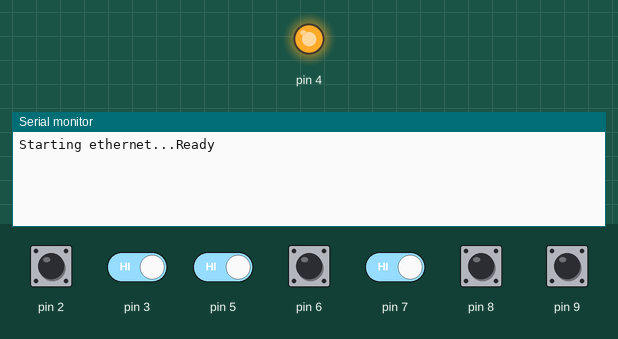
Bench run of a sketch on a simulated Arduino Uno, built with avr-gcc and run on an emulated ATmega328P. Parts: output pins drawn as LEDs (lit = HIGH), the last lines printed to the serial monitor. The inputs (shaded band) are chosen by the test bench; at power-on: pin 2, pin 3, pin 5–9 HIGH. WiFi joins after 1.5 s; servers stay silent unless stated; uploads are accepted with an empty reply.

Above: at 3.2 s.
3.3 s: pin 2 pulled LOW for 0.15 s
At 4.5 s:
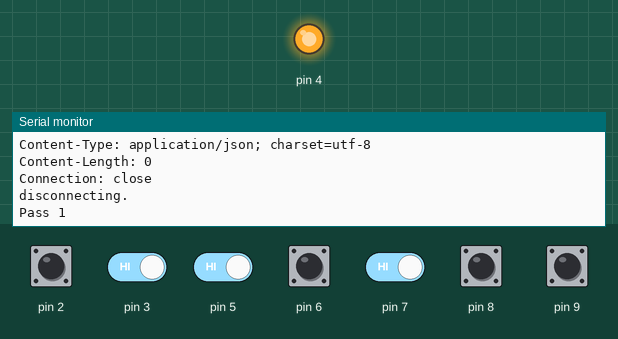
4.9 s: pin 3 driven LOW and pin 5 driven LOW
7.9 s: pin 6 pulled LOW for 1 s
10.4 s: pin 2 driven LOW and pin 7 driven LOW
At 14.17 s:
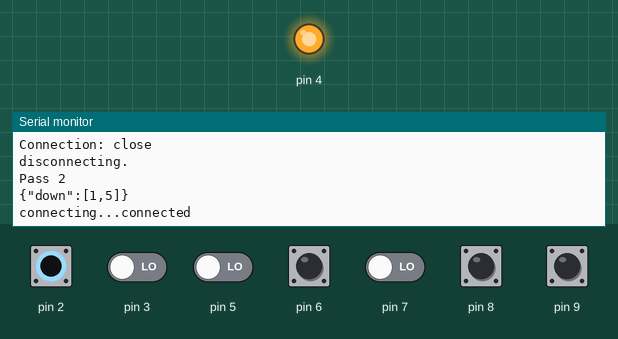

The sketch:

_100-most-button-signal.ino
```cpp
/*
   Web client sketch for IDE v1.0.1 and w5100/w5200
   Uses POST method.
   Posted November 2012 by SurferTim
*/

/*
 * Web Client POST method request (Ethernet.h)
 * https://playground.arduino.cc/Code/WebClient
 *
 * Arduino Ethernet Shield W5100
 * https://detail.tmall.com/item.htm?spm=a230r.1.14.6.180651137c6SBp&id=38628268194&cm_id=140105335569ed55e27b&abbucket=1
 *
 * Modified by Christopher Wong and Wong Chun Hoi
 */


 /* includes */

#include <SPI.h>
#include <Ethernet.h>

#include "MyButton.h"

/* end of includes */


/* networking params */

//const byte mac[] = {
//  0xDE, 0xAD, 0xBE, 0xEF, 0xFE, 0xED };
uint8_t mac[] = {
  0xDE, 0xAD, 0xBE, 0xEF, 0xFE, 0xED };

//Change to your server domain
//const char serverName[] = "www.mydomain.com";
//const char serverName[] = "localhost";
//const char serverName[] = "54.251.190.138";
const char serverName[] = "172.20.0.11";

// change to your server's port
//const int serverPort = 8080;
const int serverPort = 80;

// change to the pathName on that server
//const char pathName[] = "/api/test";
const char pathName[] = "/print.php";

const int delayInMillisAfterEveryDown = 5000;

/* end of networking params */


/* global variables for networking */

EthernetClient client;
int totalCount = 0;
// insure data is big enough to hold your variables
char data[64];

/* end of global variables for networking */


/* button params */

const MySimpleButtonStruct simpleButtonStructs[] = {
  { 1, "a", 2 },
  { 2, "b", 3 },
  { 3, "c", 5 },
  { 4, "d", 6 },
  { 5, "e", 7 },
  { 6, "f", 8 },
  { 7, "g", 9 }
};

const int NUM_OF_BUTTONS = sizeof(simpleButtonStructs) / sizeof(MySimpleButtonStruct);

MyButton buttons[NUM_OF_BUTTONS];

/* end of button params */


/* timer params */

//// set this to the number of milliseconds delay
//// this is 30 seconds
//#define delayMillis 30000UL
//
//unsigned long thisMillis = 0;
//unsigned long lastMillis = 0;

/* end of timer params */


void setup() {
  Serial.begin(9600);

  // disable SD SPI
  pinMode(4, OUTPUT);
  digitalWrite(4, HIGH);

  Serial.print(F("Starting ethernet..."));

//  if(!Ethernet.begin(mac)) Serial.println(F("failed"));
//  else Serial.println(Ethernet.localIP());

  // specify ip if dhcp not available
  IPAddress myIp(172, 20, 0, 12);
  Ethernet.begin(mac, myIp);

  delay(2000);
  Serial.println(F("Ready"));

  initializeButtons(buttons);
}

void loop() {
  // If using a static IP, comment out the next line
  Ethernet.maintain();

//  thisMillis = millis();
//
//  if(thisMillis - lastMillis > delayMillis)
//  {
//    lastMillis = thisMillis;
//  }

  //sendButtonSignalToServer(getButtonClicked());

  //sendButtonSignalToServer(buttons);

  bool isAnyButtonDown = false;
  getAndSendButtonStates(buttons, &isAnyButtonDown);

  // if there is a button down
  // disable further button press for a time interval
  if (isAnyButtonDown)
  {
    delay(delayInMillisAfterEveryDown);
  }
}


/* testing sendButtonSignalToServer using input from Serial */

//int getButtonClicked() {
//  int inChar = -1;
//  if (Serial.available() > 0) {
//    inChar = Serial.read();
//    Serial.println(inChar);
//  }
//  return convertAsciiValueToNumberCharacter(inChar);
//}
//
//int convertAsciiValueToNumberCharacter(int asciiValue) {
//  // 48 = 0 in ASCII
//  return asciiValue - 48;
//}

//void sendButtonSignalToServer(int btnId) {
//  if (btnId > 0 && btnId < 8) {
//    sprintf(data, "{\"btnPressed\": %d}", btnId);
//    if(!postJson(serverName,serverPort,pathName,data)) Serial.print(F("Fail "));
//    else Serial.print(F("Pass "));
//    totalCount++;
//    Serial.println(totalCount,DEC);
//  }
//}

/* end of testing sendButtonSignalToServer using input from Serial */


void initializeButtons(MyButton buttons[]) {
  for (int i = 0; i < NUM_OF_BUTTONS; i++) {
    buttons[i].Initialize(simpleButtonStructs[i]);
  }
}

void getAndSendButtonStates(MyButton buttons[], bool* isAnyButtonDown) {
  buttonsDigitalRead(buttons);
  sendButtonSignalToServer(buttons, isAnyButtonDown);
}

void buttonsDigitalRead(MyButton buttons[]) {
  for (int i = 0; i < NUM_OF_BUTTONS; i++) {
    buttons[i].myDigitalRead();
//    if (buttons[i].getName() == "g") {
//      bool dummy;
//      Serial.println(buttons[i].getStateStr(&dummy));
//    }
  }
}

void sendButtonSignalToServer(MyButton buttons[], bool* isAnyButtonDown) {
  String jsonStr;

//  jsonStr = constructAllButtonsJsonData(buttons);
//  Serial.println(jsonStr);

  jsonStr = constructDownButtonsJsonData(buttons, isAnyButtonDown);
//  sprintf(data, jsonStr.c_str());
//  Serial.println(data);

  if (*isAnyButtonDown) {
      sprintf(data, jsonStr.c_str());
      Serial.println(data);
    if (!postJson(serverName, serverPort, pathName, data)) {
      Serial.print(F("Fail "));
    } else {
      Serial.print(F("Pass "));
    }
    totalCount++;
    Serial.println(totalCount, DEC);
  }
}

String constructDownButtonsJsonData(MyButton buttons[], bool* isAnyButtonDown) {
  String delimiter = ",";
  String json = "{\"down\":[";
  for (int i = 0; i < NUM_OF_BUTTONS; i++) {
    MyButton myBtn = buttons[i];
    if (myBtn.getState() == MyButton::Down) {
      json += String(myBtn.getId()) + delimiter;
      *isAnyButtonDown = true;
    }
  }
  // remove trailing delimiter
  if (json.indexOf(delimiter) > 0) {
    json.remove(json.length() - delimiter.length());
  }
  json += "]}";
  return json;
}

String constructAllButtonsJsonData(MyButton buttons[]) {
  String json = "{";
  for (int i = 0; i < NUM_OF_BUTTONS; i++) {
    MyButton myBtn = buttons[i];
    json += "\"" + myBtn.getName() + "\":" + myBtn.getStateStr() + ",";
  }
  json += "}";
  return json;
}

byte postJson(const char* domainBuffer, int thisPort, const char* path, const char* jsonData) {
  int inChar;
  char outBuf[64];

  Serial.print(F("connecting..."));

  if(client.connect(domainBuffer,thisPort) == 1)
  {
    Serial.println(F("connected"));

    // send the header
    sprintf(outBuf,"POST %s HTTP/1.1",path);
    client.println(outBuf);
    sprintf(outBuf,"Host: %s",domainBuffer);
    client.println(outBuf);
    client.println(F("Connection: close\r\nContent-Type: application/json"));
    sprintf(outBuf,"Content-Length: %u\r\n",strlen(jsonData));
    client.println(outBuf);

    // send the body (variables)
    client.print(jsonData);
  }
  else
  {
    Serial.println(F("failed"));
    return 0;
  }

  int connectLoop = 0;

  while(client.connected())
  {
    while(client.available())
    {
      inChar = client.read();
      Serial.write(inChar);
      connectLoop = 0;
    }

    delay(1);
    connectLoop++;
    if(connectLoop > 10000)
    {
      Serial.println();
      Serial.println(F("Timeout"));
      client.stop();
    }
  }

  Serial.println();
  Serial.println(F("disconnecting."));
  client.stop();
  return 1;
}
```

MyButton.cpp
```cpp
/*
  MyButton.cpp - Library for encapsulating button states.
  Created by Christopher Wong, July 18, 2018.
*/

#include "MyButton.h"


/* constructors */

MyButton::MyButton() {
  lastDigitalRead = MY_LOW;
  currentDigitalRead = MY_LOW;
}

/* end of constructors */


/* public methods */

// call Initialize() in setup()
void MyButton::Initialize(MySimpleButtonStruct simpleBtnStruct) {
  Initialize(simpleBtnStruct.id, simpleBtnStruct.btnName, simpleBtnStruct.pin);
}

// call Initialize() in setup()
void MyButton::Initialize(int anId, String aBtnName, int aPin) {
  id = anId;
  btnName = aBtnName;
  pin = aPin;

  // !!! Important !!!
  pinMode(aPin, INPUT_PULLUP);
}

int MyButton::getId() {
  return id;
}

String MyButton::getName() {
  return btnName;
}

void MyButton::myDigitalRead() {
  lastDigitalRead = currentDigitalRead;
  currentDigitalRead = digitalRead(pin);
}

MyButton::ButtonState MyButton::getState() {
  // !!! Important !!! Somehow the digitalRead is inverted
  ButtonState btnState;
  if (lastDigitalRead == MY_LOW && currentDigitalRead == MY_LOW) {
    btnState = NotPressed;
  } else if (lastDigitalRead == MY_LOW && currentDigitalRead == MY_HIGH) {
    btnState = Down;
  } else if (lastDigitalRead == MY_HIGH && currentDigitalRead == MY_HIGH) {
    btnState = Pressed;
  } else if (lastDigitalRead == MY_HIGH && currentDigitalRead == MY_LOW) {
    btnState = Up;
  }

  lastDigitalRead = currentDigitalRead;

  return btnState;
}

String MyButton::getStateStr() {
  return convertStateToStr(getState());
}

/* end of public methods */


/* private methods */

String MyButton::convertStateToStr(ButtonState state) {
  String stateStr = "";
  for (int i = 0; i < NUM_OF_BUTTON_STATES; i++) {
    ButtonStateStringPair btnStateStringPair = btnStateStringPairs[i];
    if (state == btnStateStringPair.state) {
      stateStr = btnStateStringPair.string;
    }
  }
  return stateStr;
}

/* end of private methods */
```

MyButton.h
```cpp
/*
  MyButton.h - Library for encapsulating button states.
  Created by Christopher Wong, July 18, 2018.
*/

#ifndef MyButton_h
#define MyButton_h

#include "Arduino.h"
#include "MySimpleButtonStruct.h"

class MyButton
{
  public:
    typedef enum
    {
      NotPressed,
      Down,
      Pressed,
      Up
    } ButtonState;

    struct ButtonStateStringPair
    {
      ButtonState state;
      String string;
    };

    // !!! Important !!! The number 4 is needed.
    // https://stackoverflow.com/questions/21152171/too-many-initializers-for-int-0-c
    ButtonStateStringPair btnStateStringPairs[4] = {
      { NotPressed, "N" },
      { Down, "D" },
      { Pressed, "P" },
      { Up, "U" }
    };

    const int NUM_OF_BUTTON_STATES = sizeof(btnStateStringPairs) / sizeof(ButtonStateStringPair);

    MyButton();
    void Initialize(MySimpleButtonStruct simpleBtnStruct);
    void Initialize(int id, String btnName, int pin);
    int getId();
    String getName();
    void myDigitalRead();
    ButtonState getState();
    String getStateStr();

  private:
    /*
     * Somehow, the following would "upset" Arduino
     * const int MY_LOW = HIGH;
     * const int MY_HIGH = LOW;
     * So use 0 and 1 instead;
     */
    const int MY_LOW = 1;  // flipped
    const int MY_HIGH = 0;  // flipped

    int id;
    String btnName;
    int pin;
    int lastDigitalRead;
    int currentDigitalRead;

    String convertStateToStr(ButtonState state);
};

#endif
```

MySimpleButtonStruct.h
```cpp
#ifndef MySimpleButtonStruct_h
#define MySimpleButtonStruct_h

#include "Arduino.h"
#include "MyButton.h"

struct MySimpleButtonStruct
{
  int id;
  String btnName;
  int pin;
};

#endif
```

Measured:
- after the input at 3.3 s, the serial monitor: prints a new line at once (image 1)
- after the input at 10.4 s, the serial monitor: prints a new line after 3.6 s (image 2)
